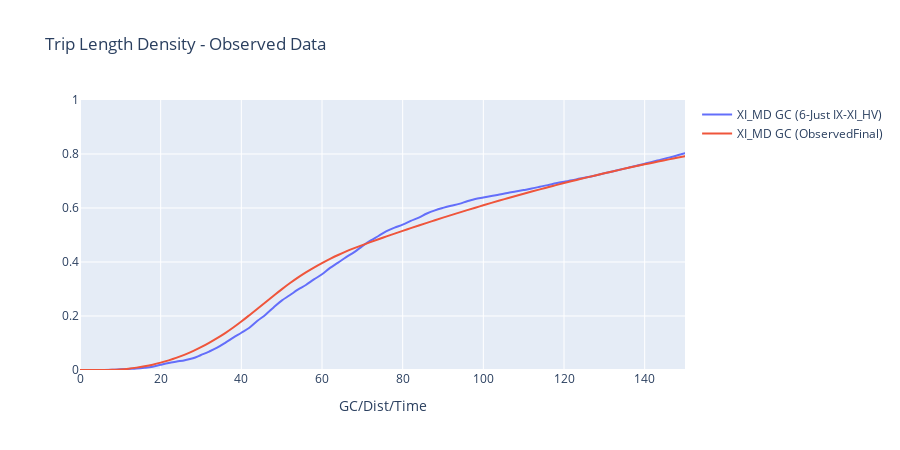

The cell this chart's notebook holds for it:
### Code cell
#custom extents
xmin = widgets.Text(value='0'  , description='X Min')
xmax = widgets.Text(value='150' , description='X Max')
ymin = widgets.Text(value='0'  , description='Y Min')
ymax = widgets.Text(value='1', description='Y Max')

widgets.interactive(update_density_mod_vs_obs, modeloption=selectModelOption,trippurps=selectTripPurp, tlftypes=selectTLFType, xmin=xmin, xmax=xmax, ymin=ymin, ymax=ymax)

### Figure 1 — Plotly figure (JSON) as saved in the notebook; plotly's stock layout.template omitted (floating-point values rounded to 4 significant figures; data arrays with more than 128 entries replaced by an {"elided": "..."} marker saying what was removed)
{"data": [{"line": {"shape": "spline"}, "mode": "lines", "name": "XI_MD GC (6-Just IX-XI_HV)", "type": "scatter", "x": {"elided": "201 int values"}, "y": {"elided": "201 float values"}}, {"line": {"shape": "spline"}, "mode": "lines", "name": "XI_MD GC (ObservedFinal)", "type": "scatter", "x": {"elided": "206 int values"}, "y": {"elided": "206 float values"}}], "layout": {"height": 450, "title": {"text": "Trip Length Density - Observed Data"}, "xaxis": {"range": ["0", "150"], "title": {"text": "GC/Dist/Time"}}, "yaxis": {"range": ["0", "1"], "title": {"text": ""}}}}
